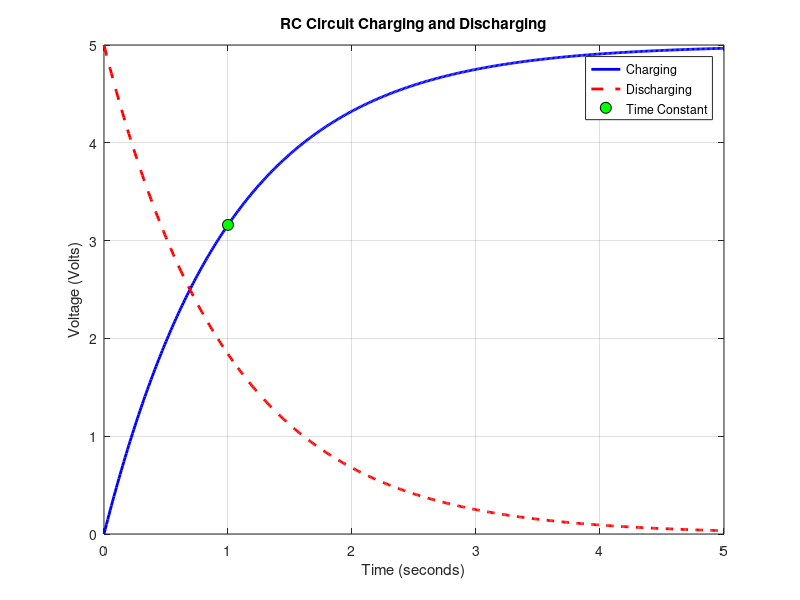

Write the MATLAB code that produced this figure. (Note: this script raises an error after producing the figure.)
%% RC Circuit Transient Response
% Sample MATLAB Project

clc;
clear;
close all;

%% Circuit Parameters
R = 1000;
C = 0.001;
V0 = 5;

%% Time Constant
tau = R*C;

fprintf('Time Constant = %.3f seconds\n',tau);

%% Time Vector
t = 0:0.01:5*tau;

%% Charging
Vc_charge = V0*(1-exp(-t/(R*C)));

%% Discharging
Vc_discharge = V0*exp(-t/(R*C));

%% Voltage at Tau
Voltage_tau = V0*(1-exp(-1));

%% Plot

figure

plot(t,Vc_charge,'b','LineWidth',2)
hold on

plot(t,Vc_discharge,'r--','LineWidth',2)

plot(tau,Voltage_tau,...
    'ko',...
    'MarkerFaceColor','g',...
    'MarkerSize',8)

grid on

xlabel('Time (seconds)')
ylabel('Voltage (Volts)')
title('RC Circuit Charging and Discharging')
legend('Charging','Discharging','Time Constant')

%% Export Data

Data = table(t',Vc_charge',Vc_discharge',...
    'VariableNames',...
    {'Time','ChargeVoltage','DischargeVoltage'});

writetable(Data,'RC_Data.csv');

disp('Simulation Complete')
